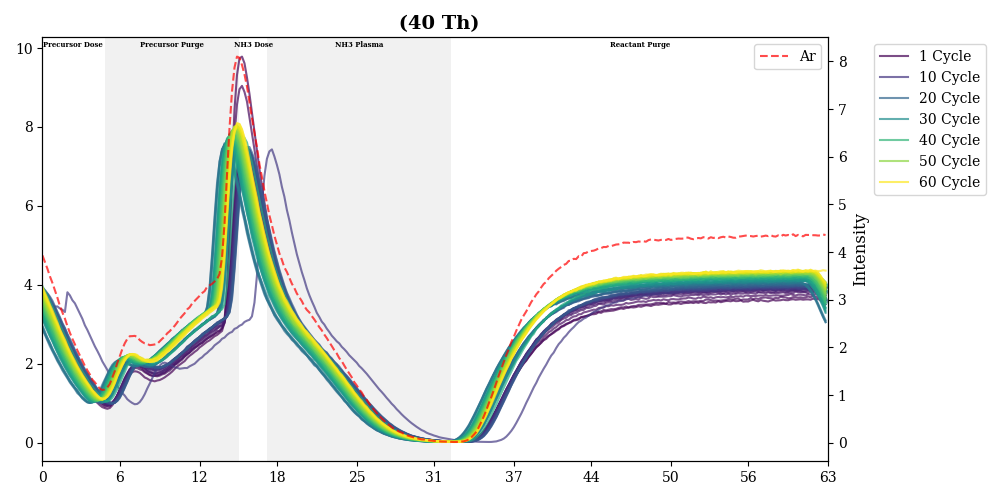
#> input picture image/(40 Th)_step1.png, 1000 x 500 px
$ jupyter execute --allow-errors p2_cycle.ipynb
#> lines starting #> are read from the running program, lines starting #| are printed output that depends on the picture
[cell 1]
# reference plot from J. Kim
import matplotlib.pyplot as plt
import matplotlib.image as img
fig, axs = plt.subplots(1,2, figsize=(10,8))
axs[0].imshow(img.imread('image/(40 Th)_step1.png'))
axs[0].set_title('step1')
axs[0].axis('off')
axs[1].imshow(img.imread('image/(40 Th)_step2.png'))
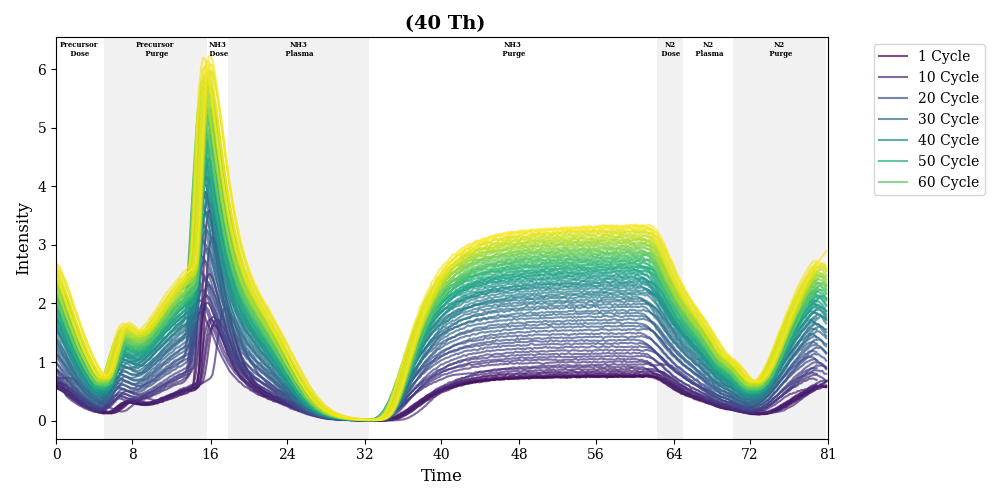
#> input picture image/(40 Th)_step2.png, 1000 x 500 px
axs[1].set_title('step2')
axs[1].axis('off')
plt.show()
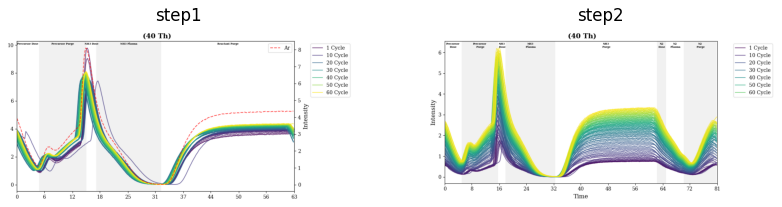
#> figure drawn by matplotlib, 2 panels

[cell 2]
plt.imshow(img.imread('image/Dynamics of Major Three Gases.png'))
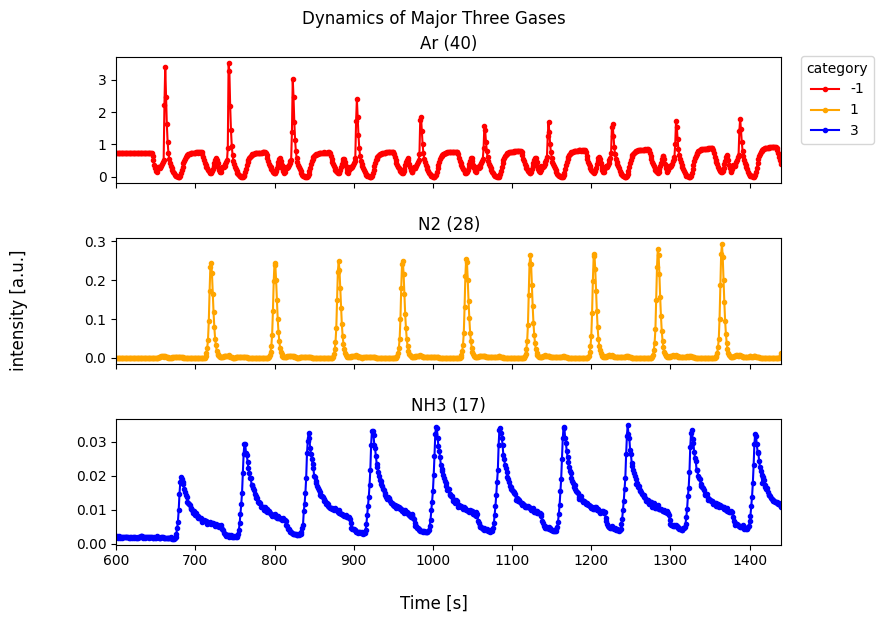
#> input picture image/Dynamics of Major Three Gases.png, 883 x 623 px
plt.axis('off')
plt.show()
